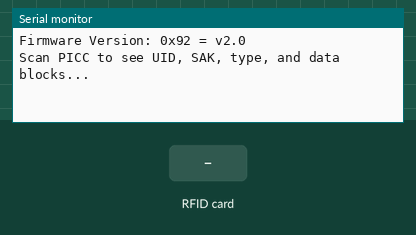
Bench run of a sketch on a simulated ESP8266 (NodeMCU). On the bench: the last lines printed to the serial monitor. The test bench sets the inputs (shaded band).

Above: at 1.2 s.
1.3 s: RFID card A2 1F 52 C5 held to the reader
At 2.5 s:
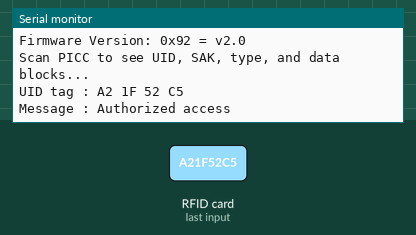
2.8 s: RFID card 5E 7A 19 C4 held to the reader
At 4.0 s:
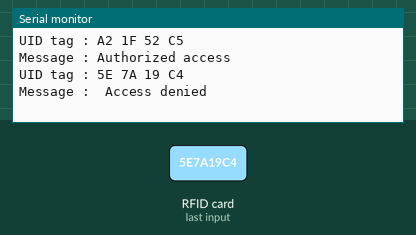

Measured:
- after the input at 1.3 s, the serial monitor: prints a new line at once (image 1)
- after the input at 2.8 s, the serial monitor: prints a new line at once (image 2)

The sketch:

rfid_access_control.ino
```cpp
#include <SPI.h>
#include <MFRC522.h>

#define RST_PIN         D0          // Configurable, see typical pin layout above
#define SS_PIN          D8         // Configurable, see typical pin layout above

MFRC522 mfrc522(SS_PIN, RST_PIN);  // Create MFRC522 instance

void setup() {
  Serial.begin(9600);   // Initialize serial communications with the PC
  while (!Serial);    // Do nothing if no serial port is opened (added for Arduinos based on ATMEGA32U4)
  SPI.begin();      // Init SPI bus
  mfrc522.PCD_Init();   // Init MFRC522
  delay(4);       // Optional delay. Some board do need more time after init to be ready, see Readme
  mfrc522.PCD_DumpVersionToSerial();  // Show details of PCD - MFRC522 Card Reader details
  Serial.println(F("Scan PICC to see UID, SAK, type, and data blocks..."));
}

void loop() {
  // Reset the loop if no new card present on the sensor/reader. This saves the entire process when idle.
  if ( ! mfrc522.PICC_IsNewCardPresent()) {
    return;
  }

  // Select one of the cards
  if ( ! mfrc522.PICC_ReadCardSerial()) {
    return;
  }

  //Show UID on serial monitor
  Serial.print("UID tag :");
  String content= "";
  byte letter;
  for (byte i = 0; i < mfrc522.uid.size; i++)
  {
     Serial.print(mfrc522.uid.uidByte[i] < 0x10 ? " 0" : " ");
     Serial.print(mfrc522.uid.uidByte[i], HEX);
     content.concat(String(mfrc522.uid.uidByte[i] < 0x10 ? " 0" : " "));
     content.concat(String(mfrc522.uid.uidByte[i], HEX));
  }
  Serial.println();
  Serial.print("Message : ");
  content.toUpperCase();
  if (content.substring(1) == "A2 1F 52 C5") //change here the UID of the card/cards that you want to give access
  {
    Serial.println("Authorized access");
  }
  else
  //if (content.substring(1) == "6A 34 D9 AB")
  {
    Serial.println(" Access denied");
  }
}
```
